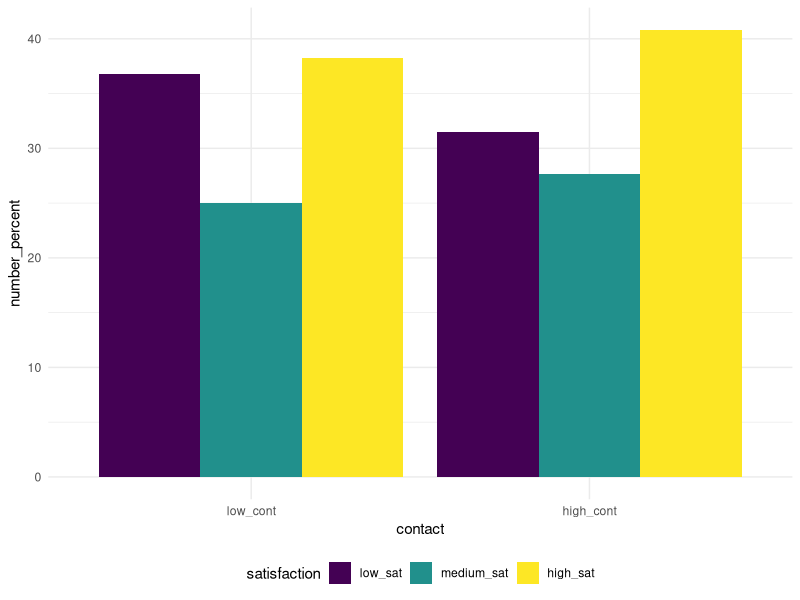
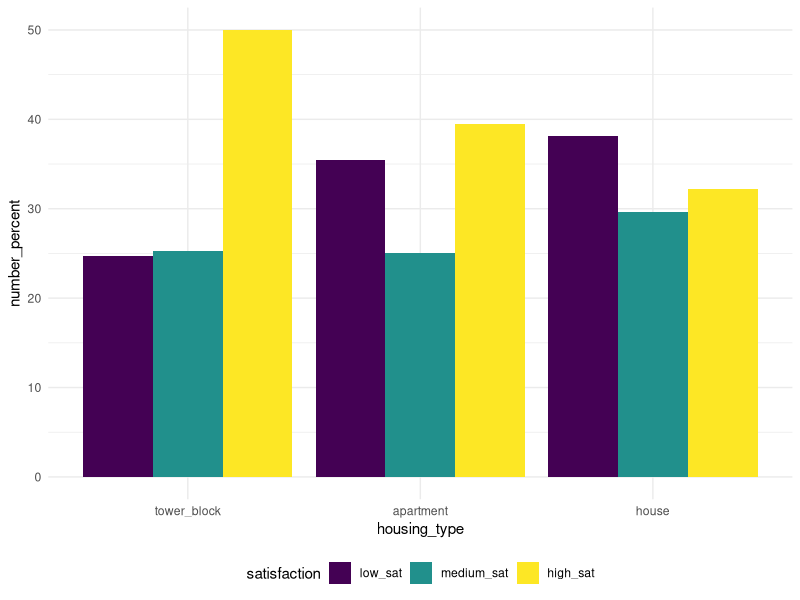

Here is the R script that generated these plots, in order:
## ---- chunk 1
knitr::opts_chunk$set(echo = TRUE)

library(tidyverse)
library(viridis)
library(ggplot2)
knitr::opts_chunk$set(
	echo = TRUE,
	warning = FALSE,
	fig.width = 8, 
  fig.height = 6,
  out.width = "90%"
)
options(
  ggplot2.continuous.colour = "viridis",
  ggplot2.continuous.fill = "viridis"
)
scale_colour_discrete = scale_colour_viridis_d
scale_fill_discrete = scale_fill_viridis_d
theme_set(theme_minimal() + theme(legend.position = "bottom"))
## ---- chunk 2

#satisfaction: 0=low, 1=medium, 2=high
#contact:      0=low, 1=high
#house_type:   0=tower_block, 1=apart, 2=house

housing_data = tibble( 
                    satisfaction = rep(c("low_sat", "medium_sat", "high_sat"), 6),
                    contact = rep(rep(c("low_cont", "high_cont"), each = 3), 3),
                    housing_type = rep(c("tower_block", "apartment", "house"), each = 6),
                    n = c(c(65, 54, 100, 34, 47, 100), 
                          c(130, 76, 111, 141, 116, 191), 
                          c(67, 48, 62, 130, 105, 104))) %>% 
  mutate(
  satisfaction = factor(satisfaction, levels = c("low_sat", "medium_sat", "high_sat")),
  contact = factor(contact, levels = c("low_cont", "high_cont")), 
  housing_type = factor(housing_type, levels = c("tower_block", "apartment", "house"))
  )
## ---- chunk 3

sat_cont_df = housing_data %>% 
  group_by(satisfaction, contact) %>% 
  summarize (n = sum(n)) %>%                            # summing up the number of people based on sat and cont
  group_by(contact) %>% 
  mutate (total_contact = sum(n),                       # summing up the totral number of people with high/low contact
          number_percent = (n/total_contact)*100) %>%   # calculating percentages
  select(satisfaction, contact, number_percent)         # selecting cols that I need
## ---- chunk 4

sat_cont_df %>% 
  pivot_wider(names_from = satisfaction, values_from = number_percent) %>%
  knitr::kable()

sat_cont_df %>% 
  ggplot(aes(fill=satisfaction, y=number_percent, x=contact)) +
  geom_bar(position="dodge", stat="identity")
## ---- chunk 5

sat_hous_df = housing_data %>% 
  group_by(satisfaction, housing_type) %>% 
  summarize (n = sum(n)) %>%                            # summing up the number of people based on sat and cont
  group_by(housing_type) %>% 
  mutate (total_housing = sum(n),                       # summing up the totral number of people with high/low contact
          number_percent = (n/total_housing)*100) %>%   # calculating percentages
  select(satisfaction, housing_type, number_percent)         # selecting cols that I need
## ---- chunk 6

sat_hous_df %>% 
  pivot_wider(names_from = satisfaction, values_from = number_percent) %>%
  knitr::kable()

sat_hous_df %>% 
  ggplot(aes(fill=satisfaction, y=number_percent, x=housing_type)) +
  geom_bar(position="dodge", stat="identity")
